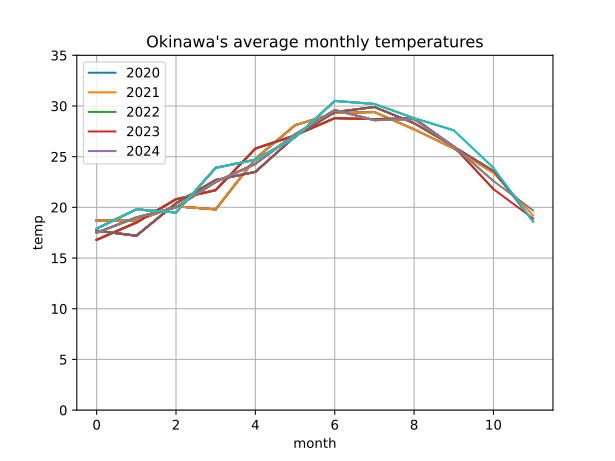

Recreate this plot in Python.
import csv
import pprint
import matplotlib.pyplot as plt

with open('data.csv') as f:
    reader = csv.reader(f)

    l = [row for row in reader]

months = list()
for i in range(1,13):
    months.append(i)

for j in range(5):
    temp = []
    for i in range(12):
        temp.append(float(l[i + 5 + j * 12][1]))
        plt.plot(temp)

plt.title("Okinawa's average monthly temperatures")
plt.xlabel("month")
plt.ylabel("temp")
plt.legend(["2020","2021", "2022", "2023", "2024"])
plt.axis(xmin=-0.5,xmax=11.5,ymin=0,ymax=35)
plt.grid()

plt.savefig("graph.svg")
